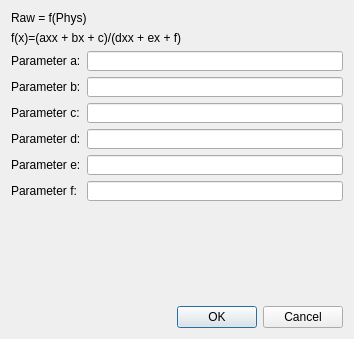
<?xml version="1.0" encoding="UTF-8"?>
<ui version="4.0">
 <class>EditRationalFunctionDialog</class>
 <widget class="QDialog" name="EditRationalFunctionDialog">
  <property name="geometry">
   <rect>
    <x>0</x>
    <y>0</y>
    <width>354</width>
    <height>339</height>
   </rect>
  </property>
  <property name="windowTitle">
   <string>Fractional rational function</string>
  </property>
  <layout class="QVBoxLayout" name="verticalLayout">
   <item>
    <widget class="QLabel" name="label_3">
     <property name="text">
      <string>Raw = f(Phys)</string>
     </property>
    </widget>
   </item>
   <item>
    <widget class="QLabel" name="label_2">
     <property name="text">
      <string>f(x)=(axx + bx + c)/(dxx + ex + f)</string>
     </property>
    </widget>
   </item>
   <item>
    <layout class="QGridLayout" name="gridLayout">
     <item row="0" column="0">
      <widget class="QLabel" name="label">
       <property name="text">
        <string>Parameter a:</string>
       </property>
      </widget>
     </item>
     <item row="0" column="1">
      <widget class="TextValueInput" name="ParameterA">
       <property name="maximumSize">
        <size>
         <width>400</width>
         <height>20</height>
        </size>
       </property>
      </widget>
     </item>
     <item row="1" column="0">
      <widget class="QLabel" name="label_4">
       <property name="text">
        <string>Parameter b:</string>
       </property>
      </widget>
     </item>
     <item row="1" column="1">
      <widget class="TextValueInput" name="ParameterB">
       <property name="maximumSize">
        <size>
         <width>400</width>
         <height>20</height>
        </size>
       </property>
      </widget>
     </item>
     <item row="2" column="0">
      <widget class="QLabel" name="label_5">
       <property name="text">
        <string>Parameter c:</string>
       </property>
      </widget>
     </item>
     <item row="2" column="1">
      <widget class="TextValueInput" name="ParameterC">
       <property name="maximumSize">
        <size>
         <width>400</width>
         <height>20</height>
        </size>
       </property>
      </widget>
     </item>
     <item row="3" column="0">
      <widget class="QLabel" name="label_6">
       <property name="text">
        <string>Parameter d:</string>
       </property>
      </widget>
     </item>
     <item row="3" column="1">
      <widget class="TextValueInput" name="ParameterD">
       <property name="maximumSize">
        <size>
         <width>400</width>
         <height>20</height>
        </size>
       </property>
      </widget>
     </item>
     <item row="4" column="0">
      <widget class="QLabel" name="label_7">
       <property name="text">
        <string>Parameter e:</string>
       </property>
      </widget>
     </item>
     <item row="4" column="1">
      <widget class="TextValueInput" name="ParameterE">
       <property name="maximumSize">
        <size>
         <width>400</width>
         <height>20</height>
        </size>
       </property>
      </widget>
     </item>
     <item row="5" column="0">
      <widget class="QLabel" name="label_8">
       <property name="text">
        <string>Parameter f:</string>
       </property>
      </widget>
     </item>
     <item row="5" column="1">
      <widget class="TextValueInput" name="ParameterF">
       <property name="maximumSize">
        <size>
         <width>400</width>
         <height>20</height>
        </size>
       </property>
      </widget>
     </item>
    </layout>
   </item>
   <item>
    <spacer name="verticalSpacer">
     <property name="orientation">
      <enum>Qt::Vertical</enum>
     </property>
     <property name="sizeHint" stdset="0">
      <size>
       <width>20</width>
       <height>12</height>
      </size>
     </property>
    </spacer>
   </item>
   <item>
    <widget class="QDialogButtonBox" name="buttonBox">
     <property name="orientation">
      <enum>Qt::Horizontal</enum>
     </property>
     <property name="standardButtons">
      <set>QDialogButtonBox::Cancel|QDialogButtonBox::Ok</set>
     </property>
    </widget>
   </item>
  </layout>
 </widget>
 <customwidgets>
  <customwidget>
   <class>TextValueInput</class>
   <extends>QLineEdit</extends>
   <header>TextValueInput.h</header>
  </customwidget>
 </customwidgets>
 <resources/>
 <connections>
  <connection>
   <sender>buttonBox</sender>
   <signal>accepted()</signal>
   <receiver>EditRationalFunctionDialog</receiver>
   <slot>accept()</slot>
   <hints>
    <hint type="sourcelabel">
     <x>248</x>
     <y>254</y>
    </hint>
    <hint type="destinationlabel">
     <x>157</x>
     <y>274</y>
    </hint>
   </hints>
  </connection>
  <connection>
   <sender>buttonBox</sender>
   <signal>rejected()</signal>
   <receiver>EditRationalFunctionDialog</receiver>
   <slot>reject()</slot>
   <hints>
    <hint type="sourcelabel">
     <x>316</x>
     <y>260</y>
    </hint>
    <hint type="destinationlabel">
     <x>286</x>
     <y>274</y>
    </hint>
   </hints>
  </connection>
 </connections>
</ui>
